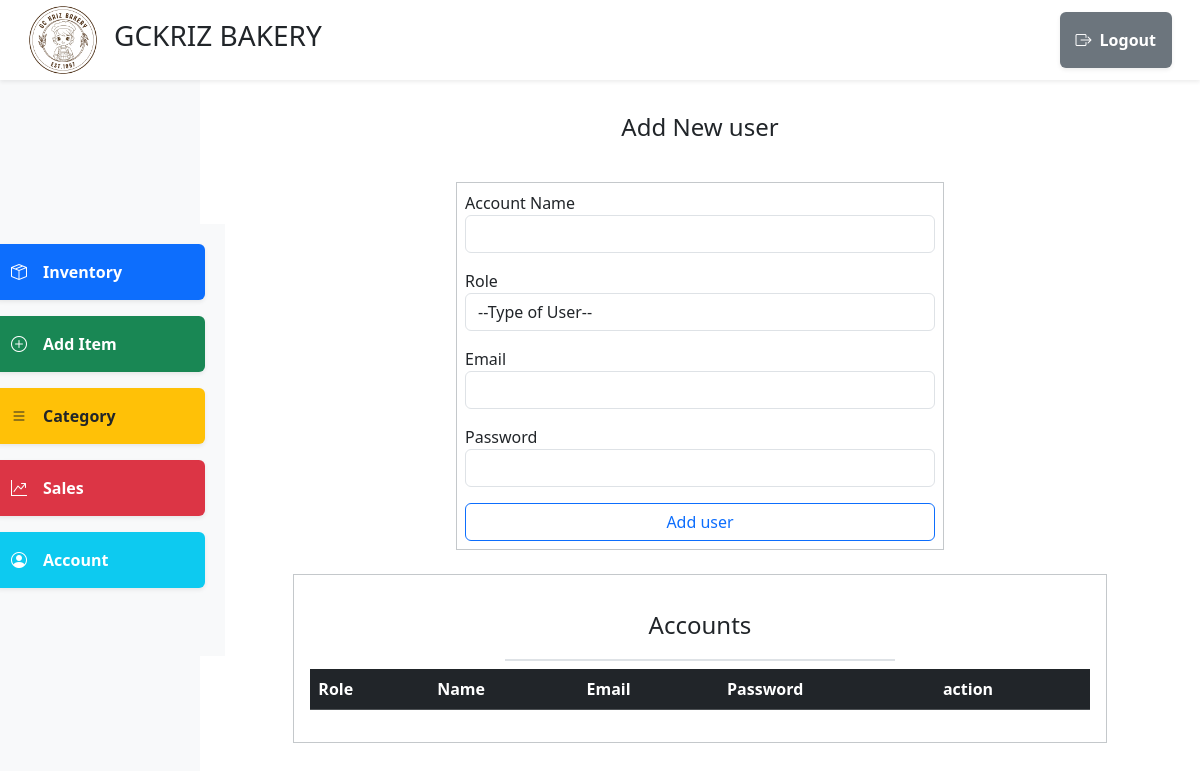
/admin/admin_accounts.php, run on an earlier commit of the app's database.
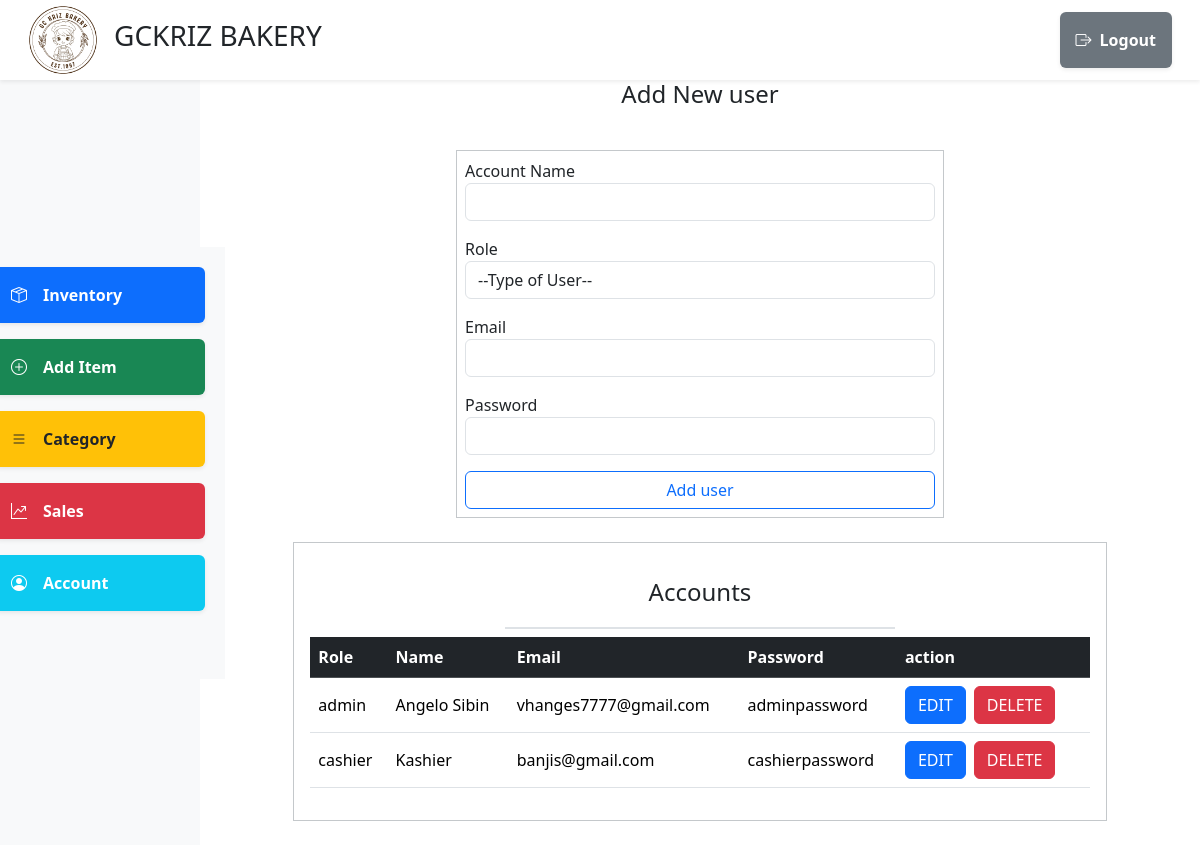
And on a later commit of the database.
### tables this page shows
CREATE TABLE `users` (
  `userID` int NOT NULL,
  `roleID` varchar(50) DEFAULT NULL,
  `name` varchar(100) DEFAULT NULL,
  `email` varchar(100) DEFAULT NULL,
  `password` varchar(100) DEFAULT NULL
);

CREATE TABLE `roles` (
  `roleID` int NOT NULL,
  `roleDescription` varchar(250) NOT NULL
);

### model/user.php (called while the page is built, shortened)
<?php
require_once __DIR__.'/../_init.php';
Class User{
    public static function getAll(){
        global $connection;
        $sql_command = "SELECT * FROM users INNER JOIN roles on users.roleID = roles.roleID";
        $stmt = $connection->prepare($sql_command);
        $stmt->execute();
        $result = $stmt->get_result();
        $data = $result->fetch_all(MYSQLI_ASSOC);
        return $data;
    }
}

### admin/admin_accounts.php (the view, shortened to what this page needs)
<?php
require "../_init.php";
$User = new User();
?>
<!DOCTYPE html>
<html lang="en">
<head>
</head>
<body>
    <?php require "../template/nav.php";  ?>
    <div class="container-fluid full-vh-vw">
    <div class="row h-100">
      <div class="col-2 bg-light d-flex align-items-center justify-content-center">
        <?php require "../template/side_nav.php"; ?>
      </div>
      <div class="col-10 d-flex flex-column align-items-center justify-content-center">
        <h4>Add New user</h4>
        <form action="../controller/user_controller.php?action=<?=isset($_POST['user-id']) ? 'update-user' : 'add-user'?>" method="POST" class="d-flex flex-column border p-2 border-secondary-subtle w-50">
              <div class="form-group mb-3">
                  <label for="user-name">Account Name</label>
                  <input
                  type="text"
                  name="user-name"
                  class="form-control"
                  id="user-name"
                  value="<?=isset($_POST['name']) ? $_POST['name'] : ''?>"
                  required>
              </div>
              <div class="form-group mb-3">
                <label for="user-role">Role</label>
                <select name="user-role" id="user-role" class="form-control" required>php
                    <option value="">--Type of User--</option>
                </select>
              </div>
              <div class="form-group mb-3">
                  <label for="user-email">Email</label>
                  <input
                  type="text"
                  name="user-email"
                  class="form-control"
                  id="user-name"
                  value="<?=isset($_POST['email']) ? $_POST['email'] : ''?>"
                  required>
              </div>
              <div class="form-group mb-3">
                  <label for="user-password">Password</label>
                  <input
                  type="text"
                  name="user-password"
                  class="form-control"
                  id="user-name"
                  value="<?=isset($_POST['password']) ? $_POST['password'] : ''?>"
                  required>
              </div>
              <button type="submit" class="btn btn-outline-primary">Add user</button>
        </form>
        <div class="col-10 d-flex flex-column align-items-center justify-content-start border border-secondary bg-white border-secondary-subtle p-3 m-4 ">
             <div class="d-flex justify-content-center align-items-center w-50 mb-2 border-bottom border-2 border-subtle" style="height: 70px">
                 <h4 class="mb-0 text-center">Accounts</h4>
             </div>
                 <table class="table table-responsive table-hover">
                     <thead class="table-dark align-middle ">
                         <tr>
                             <th scope="col">Role</th>
                             <th scope="col">Name</th>
                             <th scope="col">Email</th>
                             <th scope="col">Password</th>
                             <th scope="col">action</th>
                         </tr>
                     </thead>
                         <tbody>
                             <?php foreach($User->getAll() as $user) : ?>
                                 <tr class="align-middle">
                                     <td><?= $user["roleDescription"]?></td>
                                     <td><?= $user["name"]?></td>
                                     <td><?= $user["email"]?></td>
                                     <td><?= $user["password"]?></td>
                                     <td class="d-flex flex-row">
                                     <form action="admin_accounts.php" method="POST">
                                        <button type="submit" name="submit" class="btn btn-primary">EDIT</button>
                                     </form>
                                         <form action="../controller/user_controller.php?action=delete-user" method="POST" class="mx-2">
                                             <button type="submit" name="submit" class="btn btn-danger">DELETE</button>
                                         </form>
                                     </td>
                                 </tr>
                             <?php endforeach;?>
                         </tbody>
                 </table>
             </div>
      </div>
    </div>
    </div>
</body>
</html>

What changed in the data, as far as the page shows it:
added users: roleID.roleDescription "admin", name "Angelo Sibin", email "vhanges7777@gmail.com", password "adminpassword"
added users: roleID.roleDescription "cashier", name "Kashier", email "banjis@gmail.com", password "cashierpassword"
